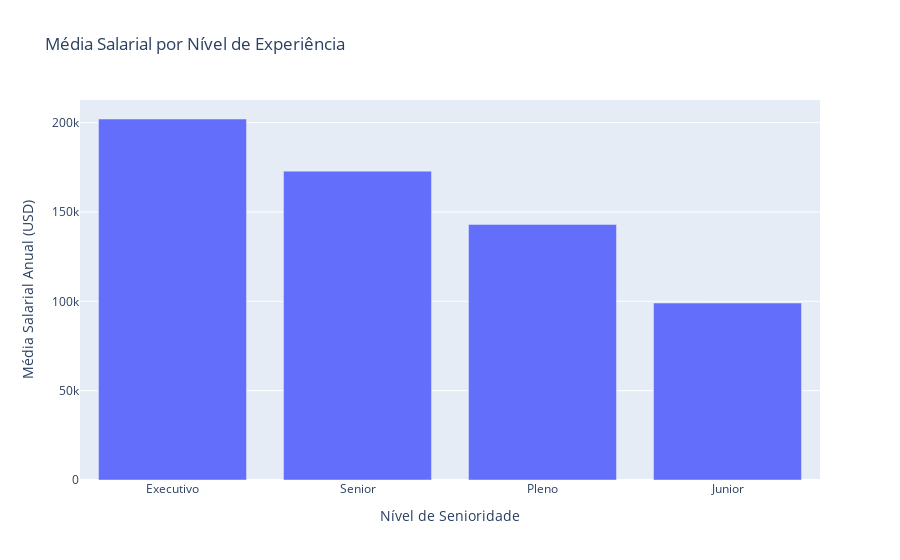

The notebook cell saved with this chart:
### Code cell
# gráfico de média salarial por senioridade em barras usando o plotly

ax = df.groupby('nivel_experiencia')['salario_dolar'].mean().sort_values(ascending=False).reset_index()

fig = px.bar(ax,
             x='nivel_experiencia',
             y='salario_dolar',
             title='Média Salarial por Nível de Experiência',
             labels={'nivel_experiencia': 'Nível de Senioridade', 'salario_dolar': 'Média Salarial Anual (USD)'})

fig.show()

### Figure 1 — Plotly figure (JSON) as saved in the notebook; plotly's stock layout.template omitted (floating-point values rounded to 4 significant figures)
{"data": [{"hovertemplate": "Nível de Senioridade=%{x}<br>Média Salarial Anual (USD)=%{y}<extra></extra>", "legendgroup": "", "marker": {"color": "#636efa", "pattern": {"shape": ""}}, "name": "", "orientation": "v", "showlegend": false, "textposition": "auto", "x": ["Executivo", "Senior", "Pleno", "Junior"], "xaxis": "x", "y": [202000.0, 172900.0, 143000.0, 99030.0], "yaxis": "y", "type": "bar"}], "layout": {"xaxis": {"anchor": "y", "domain": [0.0, 1.0], "title": {"text": "Nível de Senioridade"}}, "yaxis": {"anchor": "x", "domain": [0.0, 1.0], "title": {"text": "Média Salarial Anual (USD)"}}, "legend": {"tracegroupgap": 0}, "title": {"text": "Média Salarial por Nível de Experiência"}, "barmode": "relative"}}
